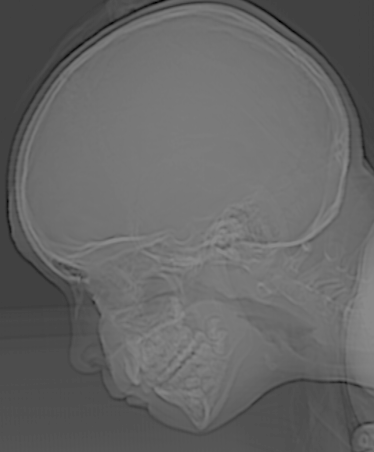
#> input picture Midterm_Exam/Q2/CT_1.tif, 374 x 452 px
$ python Q2.py
#> lines starting #> are read from the running program, lines starting #| are printed output that depends on the picture
import cv2 as cv
import numpy as np
import matplotlib.pyplot as plt

#B
def transform(img):
    img_t = np.zeros((img.shape[0], img.shape[1]))
    for i in range(img.shape[0]):
        for j in range(img.shape[1]):
            img_t[i, j] = np.round(255 *np.sin((np.pi/510)*img[i, j]))
    return img_t

def plot(x):
    for i in range(len(x)):
        y = np.round(255 * np.sin((np.pi / 510) * x))
    return y

img_1 = cv.imread("CT_1.tif", 0)
#> img_1 is the input picture: shape (452, 374); min 0, max 137, mean 101.7
img_2 = cv.imread("CT_2.tif", 0)
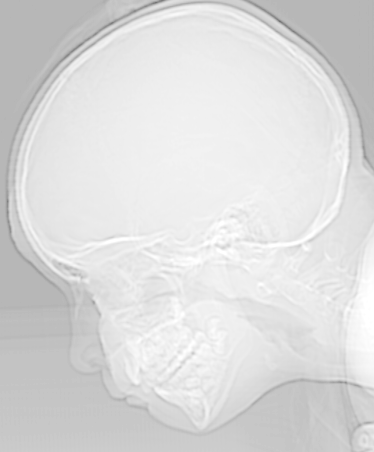
#> input picture Midterm_Exam/Q2/CT_2.tif, 374 x 452 px
#> img_2 is the input picture: shape (452, 374); min 118, max 255, mean 219.7

ax = plt.subplot(2, 2, 1)
ax.set_title('CT_1')
ax.imshow(img_1, vmin=0,vmax=255 , cmap = 'gray')
ax.axis('off')

ax = plt.subplot(2, 2, 2)
ax.set_title('CT_2')
ax.imshow(img_2, vmin=0,vmax=255 , cmap = 'gray')
ax.axis('off')

ax = plt.subplot(2, 2, 3)
ax.set_title('CT_1 transformed')
ax.imshow(transform(img_1), vmin=0,vmax=255 , cmap = 'gray')
#> after the loop in transform, `for i in range(img.shape[0]):`:
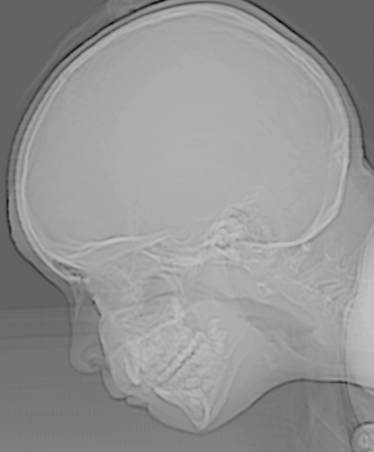
#> img_t: shape (452, 374) float64; min 0, max 191, mean 148.3
ax.axis('off')

ax = plt.subplot(2, 2, 4)
ax.set_title('CT_1 transformed')
ax.imshow(transform(img_2), vmin=0,vmax=255 , cmap = 'gray')
#> after the loop in transform (call 2), `for i in range(img.shape[0]):`:
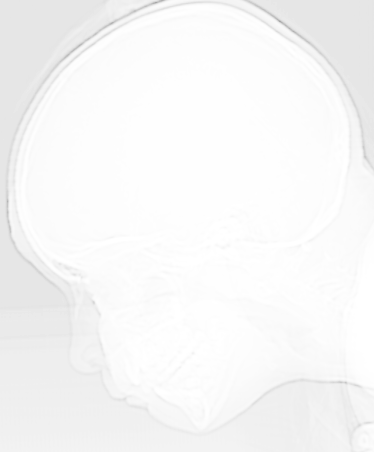
#> img_t: shape (452, 374) float64; min 169, max 255, mean 246.9
ax.axis('off')

#C
plt.figure()
x = np.linspace(0, 255, 256)
plt.plot(x, plot(x),'darkorange', label='Transform')
plt.plot(x, x,'c',label=' Identity')
plt.xlabel("x-axis")
plt.ylabel("y-axis")
plt.title("plot")
plt.legend()

plt.show()
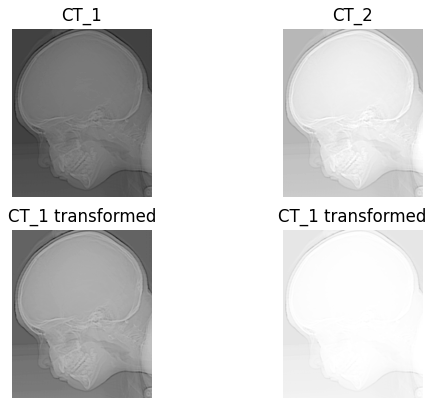
#> figure drawn by matplotlib, 4 panels
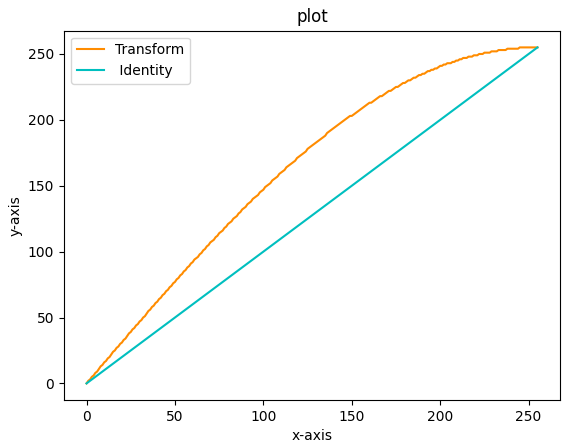
#> figure drawn by matplotlib, 1 panel; curve peaks at x = 245, y = 255; curve peaks at x = 255, y = 255
